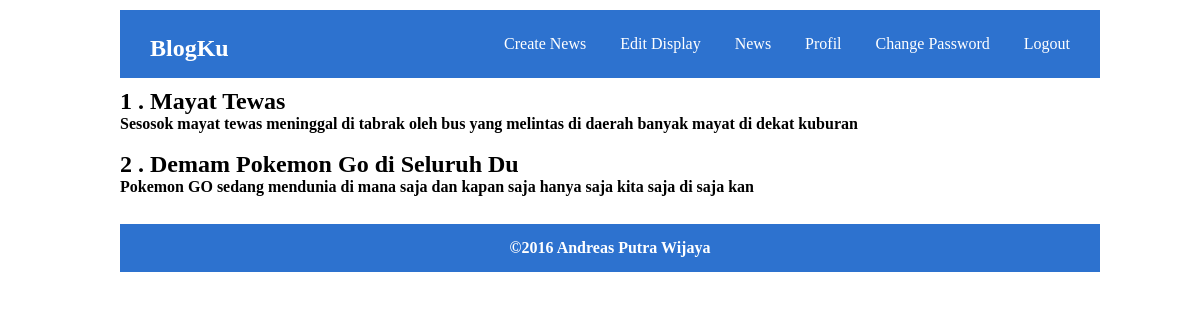
The page /news.php (signed in) on the database its author committed.
### tables this page shows
CREATE TABLE `navbar_title` (
  `id_navbar` tinyint(4) NOT NULL DEFAULT '1',
  `navbar_header` varchar(30) NOT NULL
);

CREATE TABLE `news` (
  `id_news` int(11) NOT NULL,
  `judul_berita` varchar(50) NOT NULL,
  `news` text NOT NULL,
  `date` datetime NOT NULL,
  `author` varchar(30) NOT NULL
);

### classes/Database.php (called while the page is built, shortened)
<?php
class Database{
	private static $INSTANCE = NULL;
	private $mysqli,
			$HOST = 'localhost',
			$USER = 'root',
			$PASS = '',
			$DBNAME = 'tutorial';
	public function __construct()
	{
		$this->mysqli = new mysqli($this->HOST, $this->USER, $this->PASS, $this->DBNAME);
	}
	public static function getInstance()
	{
		if( self::$INSTANCE == NULL )
		{
			self::$INSTANCE = new Database();
		}
		return self::$INSTANCE;
	}
	public function get_data($table,$column,$username)
	{
		if ( !preg_match('/^[0-9]{1,}$/',$username) ){
			$username = "'" . $username . "'";
		}
		$query = "SELECT * FROM $table WHERE $column = $username";
		$query = $this->mysqli->query($query);
		while ( $data = $query->fetch_assoc() )
		{
			return $data;
		}
	}
	public function get_data_all($table)
	{
		$query = " SELECT * FROM $table";
		$query = $this->mysqli->query($query);
		return $query;
	}
}

### core/init.php (called while the page is built, shortened)
<?php
	$user = new User();
	$admin = new Admin();
?>

### classes/User.php (called while the page is built, shortened)
<?php
class User{
	private $_db;
	public function __construct()
	{
		$this->_db = Database::getInstance();
	}
	public function get_data($table,$column,$value)
	{
		return ($this->_db->get_data($table,$column,$value));
	}
	public function is_admin($username)
	{
		$data = $this->_db->get_data('users','username',$username);
		if ( $data['role'] == 1){
			return true;
		} else {
			return false;
		}
	}
}

### classes/Session.php (called while the page is built, shortened)
<?php
class Session
{
	public static function get_session($name)
	{
		return $_SESSION[$name];
	}
	public static function exists($name)
	{
		return ( isset($_SESSION[$name]) ) ? true : false;
	}
}

### classes/Admin.php (called while the page is built, shortened)
<?php
class Admin{
	private $_db;
	public function __construct()
	{
		$this->_db = Database::getInstance();
	}
	public function get_berita($table)
	{
		return $this->_db->get_data_all($table);
	}
}

### news.php (the view, shortened to what this page needs)
<?php
	require_once 'core/init.php';
	$berita = $admin->get_berita('news');
	require_once 'templates/header.php';
?>
	<?php
	$no = 1;
	while ($data = $berita->fetch_array() ){
			echo "<h2>$no . ".$data['judul_berita']."<h2>";
			echo "<h4>".$data['news']."<h4><br>";
			$no++;
	}
	?>
<?php
	require_once 'templates/footer.php';
?>

### templates/header.php (shortened to what this page needs)
<!DOCTYPE HTML>
<html lang="en">
<head>
	<link rel="stylesheet" href="assets/style.css">
</head>
<body>
	<header>
		<h2 class="navbar-title"><a href="#"><?php echo $user->get_data('navbar_title','id_navbar','1')['navbar_header'];?> </a></h2>
		<div class="navbar-menu">
			<?php
			if ( Session::exists('username') ){
			?>
				<?php
				if ( $user->is_admin( Session::get_session('username') ))
				{
				?>
					<a href="createnews.php">Create News</a>
					<a href="edit_display.php">Edit Display</a>
				<?php
			}
			?>
			<a href="news.php">News</a>
			<a href="profile.php">Profil</a>
			<a href="changepass.php">Change Password</a>
			<a href="logout.php">Logout</a>
			<?php
			}else{
			?>
			<a href="login.php">Login</a>
			<a href="register.php">Register</a>
			<?php
		}
			?>
		</div>
	</header>

### assets/style.css (style rules this page uses)
* { padding: 0px; margin: 0px; }
body { width: 80%; margin: 0px auto; }
header, footer { background-color: #2D72CF; color: #fff; width: 100%; padding: 15px 10px; margin: 10px 0px; }
a { color: #fff; text-decoration: none; }
.navbar-title { float: left; padding: 10px 0px 0px 20px; }
.navbar-menu { float: right; }
.navbar-menu a { display: inline-block; margin-right: 10px; padding: 10px; }

### rows shown on the page
navbar_title: navbar_header "BlogKu"
news: judul_berita "Mayat Tewas", news "Sesosok mayat tewas meninggal di tabrak oleh bus yang melintas di daerah banyak mayat di dekat kuburan"
news: judul_berita "Demam Pokemon Go di Seluruh Du", news "Pokemon GO sedang mendunia di mana saja dan kapan saja hanya saja kita saja di saja kan"
